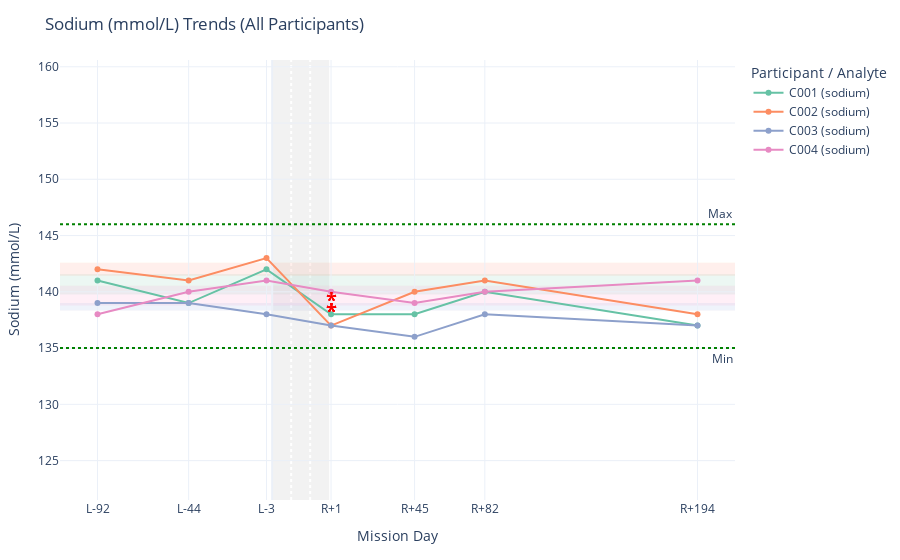

The cell this chart's notebook holds for it:
### Markdown cell above
### Visualizing Biomarkers Across Mission Days

We use an interactive plotting function (`make_figure`) to display biomarker trends over time.
This function builds a line plot for each astronaut, aligned to mission days, and overlays statistical reference bands when available. Healthy reference ranges are shown as dotted lines.
The plots can highlight individual or group-level deviations from baseline and mark statistically significant changes at R+1.

Below we call the function for sodium values across all astronauts.

### Code cell
from scripts.graphMaking import make_figure

fig = make_figure(
    tidy_df=tidy_df,
    stats_df=results_df,
    analytes=["sodium"],
    astronaut_filter=None,
    show_error="within"  # options: "within", "group", or None
)
fig.show()

### Figure 1 — Plotly figure (JSON) as saved in the notebook; plotly's stock layout.template omitted (floating-point values rounded to 4 significant figures)
{"data": [{"hovertemplate": "Day %{hovertext}<br>Value %{y}<extra></extra>", "hovertext": ["L-92", "L-44", "L-3", "R+1", "R+45", "R+82", "R+194"], "line": {"color": "rgb(102,194,165)"}, "marker": {"color": "rgb(102,194,165)"}, "mode": "lines+markers", "name": "C001 (sodium)", "x": [-92, -44, -3, 31, 75, 112, 224], "y": [141.0, 139.0, 142.0, 138.0, 138.0, 140.0, 137.0], "type": "scatter"}, {"hovertemplate": "Day %{hovertext}<br>Value %{y}<extra></extra>", "hovertext": ["L-92", "L-44", "L-3", "R+1", "R+45", "R+82", "R+194"], "line": {"color": "rgb(252,141,98)"}, "marker": {"color": "rgb(252,141,98)"}, "mode": "lines+markers", "name": "C002 (sodium)", "x": [-92, -44, -3, 31, 75, 112, 224], "y": [142.0, 141.0, 143.0, 137.0, 140.0, 141.0, 138.0], "type": "scatter"}, {"hovertemplate": "Day %{hovertext}<br>Value %{y}<extra></extra>", "hovertext": ["L-92", "L-44", "L-3", "R+1", "R+45", "R+82", "R+194"], "line": {"color": "rgb(141,160,203)"}, "marker": {"color": "rgb(141,160,203)"}, "mode": "lines+markers", "name": "C003 (sodium)", "x": [-92, -44, -3, 31, 75, 112, 224], "y": [139.0, 139.0, 138.0, 137.0, 136.0, 138.0, 137.0], "type": "scatter"}, {"hovertemplate": "Day %{hovertext}<br>Value %{y}<extra></extra>", "hovertext": ["L-92", "L-44", "L-3", "R+1", "R+45", "R+82", "R+194"], "line": {"color": "rgb(231,138,195)"}, "marker": {"color": "rgb(231,138,195)"}, "mode": "lines+markers", "name": "C004 (sodium)", "x": [-92, -44, -3, 31, 75, 112, 224], "y": [138.0, 140.0, 141.0, 140.0, 139.0, 140.0, 141.0], "type": "scatter"}], "layout": {"shapes": [{"fillcolor": "LightGray", "layer": "below", "line": {"width": 0}, "opacity": 0.3, "type": "rect", "x0": 0, "x1": 30, "xref": "x", "y0": 0, "y1": 1, "yref": "y domain"}, {"layer": "below", "line": {"color": "white", "dash": "dot", "width": 2}, "type": "line", "x0": 10, "x1": 10, "xref": "x", "y0": 0, "y1": 1, "yref": "y domain"}, {"layer": "below", "line": {"color": "white", "dash": "dot", "width": 2}, "type": "line", "x0": 20, "x1": 20, "xref": "x", "y0": 0, "y1": 1, "yref": "y domain"}, {"line": {"color": "green", "dash": "dot", "width": 2}, "type": "line", "x0": 0, "x1": 1, "xref": "x domain", "y0": 135.0, "y1": 135.0, "yref": "y"}, {"line": {"color": "green", "dash": "dot", "width": 2}, "type": "line", "x0": 0, "x1": 1, "xref": "x domain", "y0": 146.0, "y1": 146.0, "yref": "y"}, {"fillcolor": "rgba(102,194,165,0.15)", "layer": "below", "line": {"width": 0}, "opacity": 0.2, "type": "rect", "x0": 0, "x1": 1, "xref": "x domain", "y0": 139.8, "y1": 141.5, "yref": "y"}, {"fillcolor": "rgba(252,141,98,0.15)", "layer": "below", "line": {"width": 0}, "opacity": 0.2, "type": "rect", "x0": 0, "x1": 1, "xref": "x domain", "y0": 141.4, "y1": 142.6, "yref": "y"}, {"fillcolor": "rgba(141,160,203,0.15)", "layer": "below", "line": {"width": 0}, "opacity": 0.2, "type": "rect", "x0": 0, "x1": 1, "xref": "x domain", "y0": 138.3, "y1": 139.0, "yref": "y"}, {"fillcolor": "rgba(231,138,195,0.15)", "layer": "below", "line": {"width": 0}, "opacity": 0.2, "type": "rect", "x0": 0, "x1": 1, "xref": "x domain", "y0": 138.8, "y1": 140.5, "yref": "y"}, {"fillcolor": "rgba(102,194,165,0.15)", "layer": "below", "line": {"width": 0}, "opacity": 0.2, "type": "rect", "x0": 0, "x1": 1, "xref": "x domain", "y0": 139.8, "y1": 141.5, "yref": "y"}, {"fillcolor": "rgba(252,141,98,0.15)", "layer": "below", "line": {"width": 0}, "opacity": 0.2, "type": "rect", "x0": 0, "x1": 1, "xref": "x domain", "y0": 141.4, "y1": 142.6, "yref": "y"}, {"fillcolor": "rgba(141,160,203,0.15)", "layer": "below", "line": {"width": 0}, "opacity": 0.2, "type": "rect", "x0": 0, "x1": 1, "xref": "x domain", "y0": 138.3, "y1": 139.0, "yref": "y"}, {"fillcolor": "rgba(231,138,195,0.15)", "layer": "below", "line": {"width": 0}, "opacity": 0.2, "type": "rect", "x0": 0, "x1": 1, "xref": "x domain", "y0": 138.8, "y1": 140.5, "yref": "y"}, {"fillcolor": "rgba(102,194,165,0.15)", "layer": "below", "line": {"width": 0}, "opacity": 0.2, "type": "rect", "x0": 0, "x1": 1, "xref": "x domain", "y0": 139.8, "y1": 141.5, "yref": "y"}, {"fillcolor": "rgba(252,141,98,0.15)", "layer": "below", "line": {"width": 0}, "opacity": 0.2, "type": "rect", "x0": 0, "x1": 1, "xref": "x domain", "y0": 141.4, "y1": 142.6, "yref": "y"}, {"fillcolor": "rgba(141,160,203,0.15)", "layer": "below", "line": {"width": 0}, "opacity": 0.2, "type": "rect", "x0": 0, "x1": 1, "xref": "x domain", "y0": 138.3, "y1": 139.0, "yref": "y"}, {"fillcolor": "rgba(231,138,195,0.15)", "layer": "below", "line": {"width": 0}, "opacity": 0.2, "type": "rect", "x0": 0, "x1": 1, "xref": "x domain", "y0": 138.8, "y1": 140.5, "yref": "y"}, {"fillcolor": "rgba(102,194,165,0.15)", "layer": "below", "line": {"width": 0}, "opacity": 0.2, "type": "rect", "x0": 0, "x1": 1, "xref": "x domain", "y0": 139.8, "y1": 141.5, "yref": "y"}, {"fillcolor": "rgba(252,141,98,0.15)", "layer": "below", "line": {"width": 0}, "opacity": 0.2, "type": "rect", "x0": 0, "x1": 1, "xref": "x domain", "y0": 141.4, "y1": 142.6, "yref": "y"}, {"fillcolor": "rgba(141,160,203,0.15)", "layer": "below", "line": {"width": 0}, "opacity": 0.2, "type": "rect", "x0": 0, "x1": 1, "xref": "x domain", "y0": 138.3, "y1": 139.0, "yref": "y"}, {"fillcolor": "rgba(231,138,195,0.15)", "layer": "below", "line": {"width": 0}, "opacity": 0.2, "type": "rect", "x0": 0, "x1": 1, "xref": "x domain", "y0": 138.8, "y1": 140.5, "yref": "y"}], "annotations": [{"showarrow": false, "text": "Min", "x": 1, "xanchor": "right", "xref": "x domain", "y": 135.0, "yanchor": "top", "yref": "y"}, {"showarrow": false, "text": "Max", "x": 1, "xanchor": "right", "xref": "x domain", "y": 146.0, "yanchor": "bottom", "yref": "y"}, {"font": {"color": "red", "size": 20}, "showarrow": false, "text": "*", "x": 31, "y": 138.0, "yshift": 15}, {"font": {"color": "red", "size": 20}, "showarrow": false, "text": "*", "x": 31, "y": 137.0, "yshift": 15}, {"font": {"color": "red", "size": 20}, "showarrow": false, "text": "*", "x": 31, "y": 137.0, "yshift": 15}, {"font": {"color": "red", "size": 20}, "showarrow": false, "text": "*", "x": 31, "y": 138.0, "yshift": 15}, {"font": {"color": "red", "size": 20}, "showarrow": false, "text": "*", "x": 31, "y": 137.0, "yshift": 15}, {"font": {"color": "red", "size": 20}, "showarrow": false, "text": "*", "x": 31, "y": 137.0, "yshift": 15}, {"font": {"color": "red", "size": 20}, "showarrow": false, "text": "*", "x": 31, "y": 138.0, "yshift": 15}, {"font": {"color": "red", "size": 20}, "showarrow": false, "text": "*", "x": 31, "y": 137.0, "yshift": 15}, {"font": {"color": "red", "size": 20}, "showarrow": false, "text": "*", "x": 31, "y": 137.0, "yshift": 15}, {"font": {"color": "red", "size": 20}, "showarrow": false, "text": "*", "x": 31, "y": 138.0, "yshift": 15}, {"font": {"color": "red", "size": 20}, "showarrow": false, "text": "*", "x": 31, "y": 137.0, "yshift": 15}, {"font": {"color": "red", "size": 20}, "showarrow": false, "text": "*", "x": 31, "y": 137.0, "yshift": 15}], "yaxis": {"title": {"text": "Sodium (mmol/L)"}, "range": [121.5, 160.6]}, "margin": {"l": 60, "r": 30, "t": 60, "b": 60}, "title": {"text": "Sodium (mmol/L) Trends (All Participants)"}, "xaxis": {"title": {"text": "Mission Day"}, "tickmode": "array", "tickvals": [-92, -44, -3, 31, 75, 112, 224], "ticktext": ["L-92", "L-44", "L-3", "R+1", "R+45", "R+82", "R+194"]}, "legend": {"title": {"text": "Participant / Analyte"}}, "hovermode": "x unified"}}
